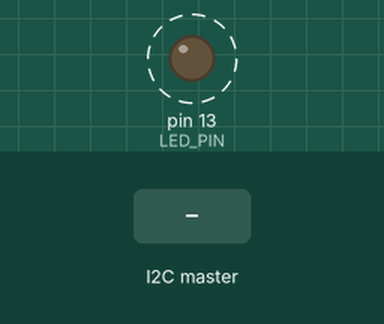
The sketch below on a simulated Arduino Uno, built with avr-gcc and run on an emulated ATmega328P. Shown: output pins drawn as LEDs (lit = HIGH). Dashed ring = blinking. The inputs (shaded band) are chosen by the test bench. What the sketch prints to the serial monitor is not drawn.

Above: at 1.2 s.
1.3 s: the I2C master sends the byte 1
3.5 s: the I2C master sends the byte 0
5.5 s: the I2C master sends the byte 2
Timing chart, 0 to 13.5 s (numbered marks = the images above; inputs shaded):
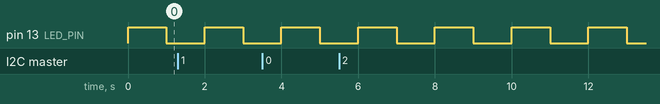

Measured:
- by itself, pin 13 (LED_PIN): alternates HIGH for 1.0 s and LOW for 1.0 s

The sketch:

I2C_Relay_Slave_Reader.ino
```cpp
/**
 * Xavier Guay
 * This code will take I@C data from the bus and relay it back
 * to the computer
 */

#include <Wire.h>

/*I2C Addresses*/
const int PERCEP_ADDRESS = 5;
const int RELAY_ADD = 10;

/*Other constants*/
const int BAUD_RATE = 9600;
const int LED_PIN = 13;

void setup() {
  Wire.begin(RELAY_ADD);
  Wire.onReceive(receiveEvent);
  Serial.begin(BAUD_RATE);

  pinMode(LED_PIN, OUTPUT);
}

void loop() {
  digitalWrite(LED_PIN, HIGH);
  delay(1000);
  digitalWrite(LED_PIN, LOW);
  delay(1000);
}

void receiveEvent(int howMany){
  while (1< Wire.available()){
    char c = Wire.read();
    Serial.print(c);
  }
  char c = Wire.read();
  Serial.println(c);
}
```
